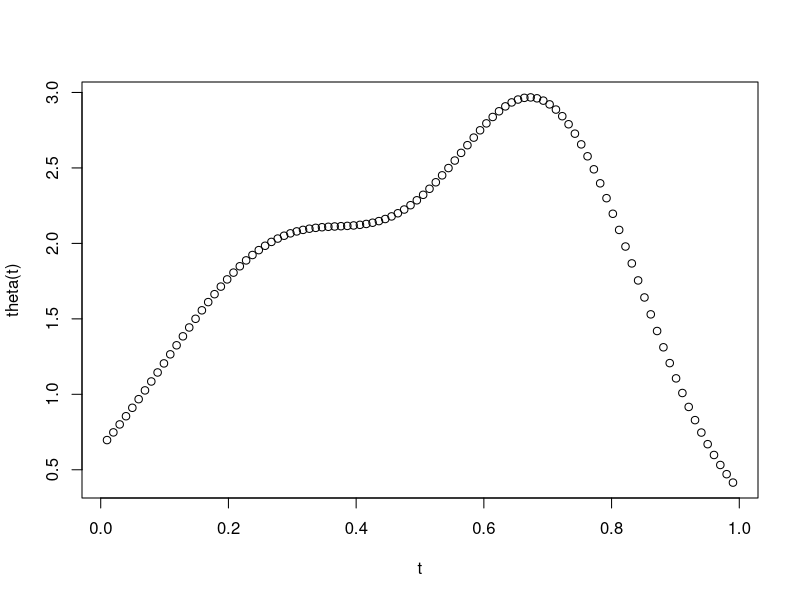
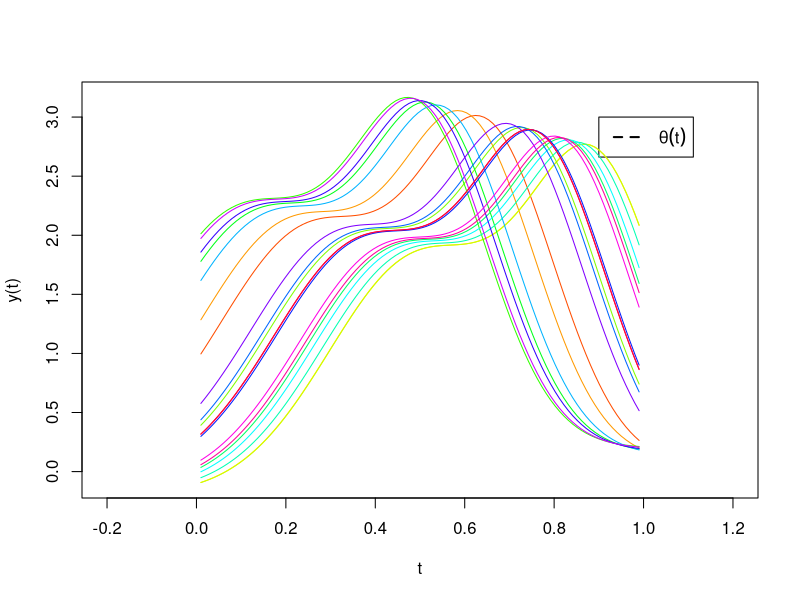
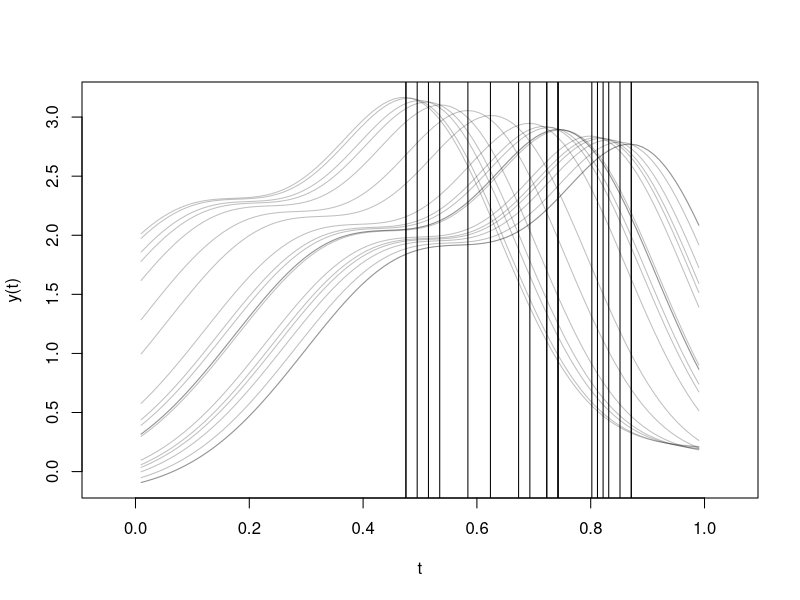

These charts were generated, in order, by the following R code: (Note: this script raises an error after producing the figures.)
# Number of curves
n <- 20
# number of observation points
m <- 100

# Argument values
t <- seq(0, 1, length = m+2)[2:(m+1)]

theta <- function(t) dnorm(t, mean = 0.3, sd = 0.2) + dnorm(t, mean = 0.7, sd = 0.15)

plot(t, theta(t))
w <- runif(n, min = -0.20, max = 0.20)
sigma <- 0.1
y <- lapply(w, function(w) {theta(t + w) + w})
t <- lapply(1:n, function(x) t)
plot(0, 0, xlim = c(-0.2, 1.2), ylim = range(y), type = "n",
     xlab = "t",
     ylab = "y(t)")
legend(0.9, 3, legend = expression(theta(t)), lty = 2, lwd = 2)
for (i in 1:n) lines(t[[i]], y[[i]], col = rainbow(n)[i])

y <- matrix(unlist(y), ncol = n, byrow=F)
plot(0, 0, xlim = c(-0.05, 1.05), ylim = range(y), type = "n",
     xlab = "t",
     ylab = "y(t)")
for (i in 1:n) lines(t[[i]], y[,i], col = rgb(0, 0, 0, 0.25))
#lines(t, theta(t), lwd = 2, lty = 2)

t <- t[[1]]
landmark <- c()
for(i in 1:n) landmark <- c(landmark, t[which.max(y[,i])])
landmark_ref <- t[which.max(theta(t))]

abline(v=landmark)
abline(v=landmark_ref)


nbasis_test <- 4 + length(t) - 4
breaks <- seq(t[1],t[length(t)],length.out = 30)
rng_test <- range(t)
wbasis.growth <- create.bspline.basis(rangeval=rng_test,
                                      nbasis=32, norder=4,
                                      breaks=breaks)
test_fdpar <- fdPar(wbasis.growth)
y1_smooth <- smooth.basis(t, y[,], test_fdpar)
plot(y1_smooth)
lines(t, eval.fd(t, mean.fd(y1_smooth$fd)), lwd = 4)


wbasis <- create.bspline.basis(rangeval=c(t[1], t[length(t)]),
                               norder=4, breaks=seq(t[1], t[length(t)], len=11))
Wfd0   <- fd(matrix(0,wbasis$nbasis,1),wbasis)
WfdPar <- fdPar(Wfd0, 2, 1e-10)
test_reg_0 <- landmarkreg(y1_smooth$fd, landmark, landmark_ref, WfdPar=WfdPar, monwrd = TRUE)

plot(test_reg_0$warpfd, col = rgb(0, 0, 0, 0.25), lty = 1)

# 
png("illustrateRegisteredCurves.png", width=22, height=11, units="cm", res=600)
par(mfrow=c(1, 2), mar=c(4,4,1,1) + 0.1, las = 1, oma = c(0,0,0,0) + 0.1)
plot(0, 0, xlim = c(-0.025, 1.025), ylim = c(0,3.1), type = "n",
     yaxt = "n",
     xaxt = "n",
     xlab = "",
     ylab = "")
title(xlab = "t", ylab = "y(t)", mgp = c(1.25,1,0))
lines(y1_smooth$fd, col = rgb(0, 0, 0, 0.25), lty = 1)
abline(v=landmark, col = rgb(0, 0, 0, 0.25), lwd = 1)
abline(v=landmark_ref, lty = 2, lwd = 1)
lines(t, eval.fd(t,mean.fd(test_reg_0$regfd)), lwd = 3, lty = 3)

plot(0, 0, xlim = c(-0.025, 1.025), ylim = c(0,3.1), type = "n",
     yaxt = "n",
     xaxt = "n",
     xlab = "",
     ylab = "")
title(xlab = "t", ylab = "y(t)", mgp = c(1.25,1,0))
lines(test_reg_0$regfd, col = rgb(0, 0, 0, 0.25), lty = 1)
abline(v=landmark_ref, lty = 2, lwd = 1)
lines(t, eval.fd(t,mean.fd(test_reg_0$regfd)), lwd = 3, lty = 3)
dev.off()


lines(t, eval.fd(t, mean.fd(y1_smooth$fd)), lwd = 3)
lines(t, theta(t), lwd = 2, lty = 2, col = "red")
# 
#lines(t, eval.fd(t, mean.fd(y1_smooth$fd)), lwd = 3, col = "red")

# reg compare
plot(y1_smooth$fd[15], lty = 2)
lines(test_reg_0$regfd[15])
lines(t, theta(t), lwd = 2, lty = 2)
#

lines(t, eval.fd(t,mean.fd(test_reg_0$regfd)), lwd = 4)
lines(t, eval.fd(t, mean.fd(test_smooth$fd)), lwd = 4, col = "red")
lines(t, theta(t), lwd = 2, lty = 2)

png("illustratePhaseVariation.png", width=22, height=11, units="cm", res=600)
par(mfrow=c(1, 2), mar=c(4,4,1,1) + 0.1, las = 1, oma = c(0,0,0,0) + 0.1)

#
n <- 100
w <- runif(n, min = 1.0, max = 2.0)
y2 <- matrix(0, ncol = n, nrow = length(t))
for(i in 1:n) y2[,i] <- exp(w[i] * t)
nbasis_test <- 4 + length(t) - 4
breaks <- seq(t[1],t[length(t)],length.out = 30)
rng_test <- range(t)
wbasis.growth <- create.bspline.basis(rangeval=rng_test,
                                      nbasis=32, norder=4,
                                      breaks=breaks)
test_fdpar <- fdPar(wbasis.growth)
y2_smooth <- smooth.basis(t, y2[,], test_fdpar)
plot(0, 0, xlim = c(-0.025, 1.025), ylim = range(y2), type = "n",
     yaxt = "n",
     xaxt = "n",
     xlab = "",
     ylab = "")
title(xlab = "t", ylab = "y(t)", mgp = c(1.25,1,0))
#legend(0.0, 7, legend = "Mean (Cross-Sectional)", lty = 2, lwd = 3,
#       bty = "n")
for(i in 1:n) lines(t, eval.fd(t, y2_smooth$fd)[,i], col = rgb(0, 0, 0, 0.15))
lines(t, eval.fd(t, mean.fd(y2_smooth$fd)), lty = 2, lwd = 3)

#
plot(0, 0, xlim = c(-0.025, 1.025), ylim = range(y), type = "n",
     yaxt = "n",
     xaxt = "n",
     xlab = "",
     ylab = "")
title(xlab = "t", ylab = "y(t)", mgp = c(1.25,1,0))
legend(0.1, 0.5, legend = c("Mean (Cross-Sectional)", "Mean (Structural)"), 
       lty = c(2,3), lwd = 3, bty = "n")
for(i in 1:20) lines(t, eval.fd(t, y1_smooth$fd)[,i], col = rgb(0, 0, 0, 0.15))
lines(t, eval.fd(t, mean.fd(y1_smooth$fd)), lwd = 3, lty = 2)
lines(t, eval.fd(t,mean.fd(test_reg_0$regfd)), lwd = 3, lty = 3)
dev.off()

plot(0, 0, xlim = c(-0.1, 1.1), ylim = range(y2), type = "n",
     xlab = "t",
     ylab = "y(t)")
